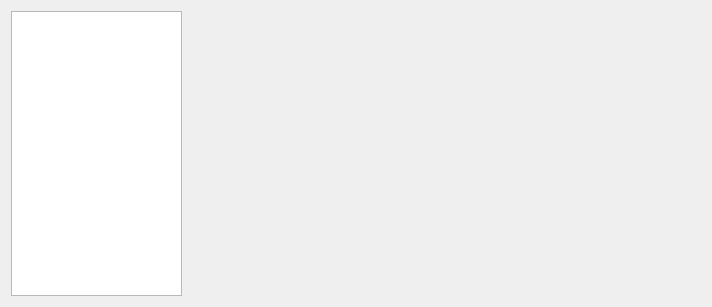
<?xml version="1.0" encoding="UTF-8"?>
<ui version="4.0">
 <class>Settings2</class>
 <widget class="QDialog" name="Settings2">
  <property name="geometry">
   <rect>
    <x>0</x>
    <y>0</y>
    <width>712</width>
    <height>307</height>
   </rect>
  </property>
  <property name="windowTitle">
   <string>DFTFring Settings</string>
  </property>
  <layout class="QGridLayout" name="gridLayout">
   <item row="0" column="0">
    <widget class="QListWidget" name="listWidget">
     <property name="sizePolicy">
      <sizepolicy hsizetype="Expanding" vsizetype="Expanding">
       <horstretch>1</horstretch>
       <verstretch>0</verstretch>
      </sizepolicy>
     </property>
    </widget>
   </item>
   <item row="0" column="1">
    <widget class="QStackedWidget" name="stackedWidget">
     <property name="sizePolicy">
      <sizepolicy hsizetype="Preferred" vsizetype="Preferred">
       <horstretch>3</horstretch>
       <verstretch>0</verstretch>
      </sizepolicy>
     </property>
    </widget>
   </item>
  </layout>
 </widget>
 <resources/>
 <connections/>
</ui>
